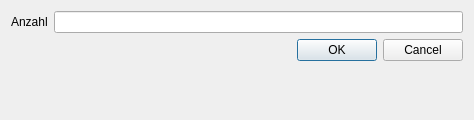
<?xml version="1.0" encoding="UTF-8"?>
<ui version="4.0">
 <class>RandomPointsDialogBase</class>
 <widget class="QDialog" name="RandomPointsDialogBase">
  <property name="geometry">
   <rect>
    <x>0</x>
    <y>0</y>
    <width>474</width>
    <height>120</height>
   </rect>
  </property>
  <property name="windowTitle">
   <string>Random Points</string>
  </property>
  <layout class="QFormLayout" name="formLayout">
   <item row="0" column="0">
    <widget class="QLabel" name="label_2">
     <property name="text">
      <string>Anzahl</string>
     </property>
    </widget>
   </item>
   <item row="0" column="1">
    <widget class="QLineEdit" name="number_points_edit"/>
   </item>
   <item row="4" column="1">
    <widget class="QDialogButtonBox" name="button_box">
     <property name="orientation">
      <enum>Qt::Horizontal</enum>
     </property>
     <property name="standardButtons">
      <set>QDialogButtonBox::Cancel|QDialogButtonBox::Ok</set>
     </property>
    </widget>
   </item>
  </layout>
 </widget>
 <resources/>
 <connections>
  <connection>
   <sender>button_box</sender>
   <signal>accepted()</signal>
   <receiver>RandomPointsDialogBase</receiver>
   <slot>accept()</slot>
   <hints>
    <hint type="sourcelabel">
     <x>62</x>
     <y>264</y>
    </hint>
    <hint type="destinationlabel">
     <x>20</x>
     <y>20</y>
    </hint>
   </hints>
  </connection>
  <connection>
   <sender>button_box</sender>
   <signal>rejected()</signal>
   <receiver>RandomPointsDialogBase</receiver>
   <slot>reject()</slot>
   <hints>
    <hint type="sourcelabel">
     <x>62</x>
     <y>264</y>
    </hint>
    <hint type="destinationlabel">
     <x>20</x>
     <y>20</y>
    </hint>
   </hints>
  </connection>
 </connections>
</ui>
